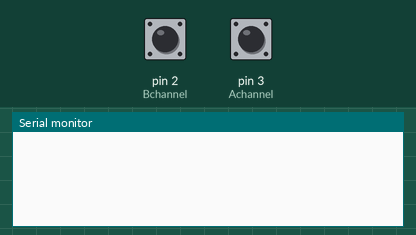
This sketch was run on a simulated Arduino Uno, built with avr-gcc and run on an emulated ATmega328P. Parts: the last lines printed to the serial monitor. The inputs (shaded band) are chosen by the test bench; at power-on: pin 2 (Bchannel) HIGH, pin 3 (Achannel) HIGH.

Above: at 1.2 s.
1.3 s: pin 2 (Bchannel) pulled LOW for 0.15 s
At 2.6 s:
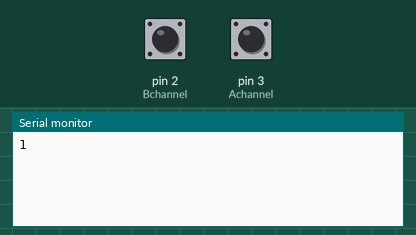
2.9 s: pin 3 (Achannel) pulled LOW for 0.15 s
At 3.9 s:
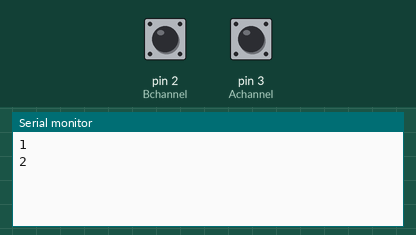
4.5 s: pin 2 (Bchannel) pulled LOW for 1 s
At 6.4 s:
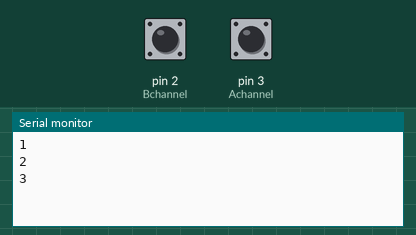
7.0 s: pin 3 (Achannel) pulled LOW for 1 s
At 9.5 s:
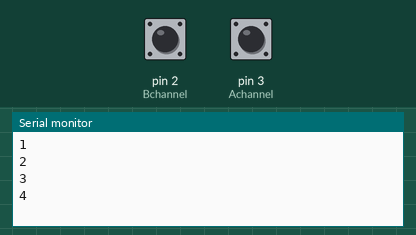
Timing chart, 0 to 10.5 s (numbered marks = the images above; inputs shaded):
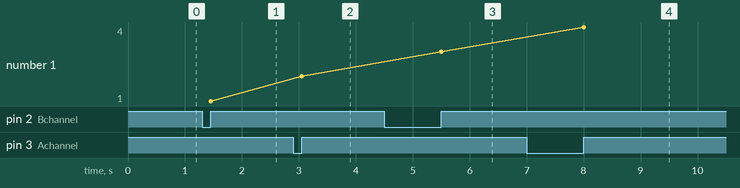

The sketch:

code_test.ino
```cpp
//编码器，利用中断实现（AB通道未实现正反转）

volatile long temp, counter=0;
#define Bchannel 2
#define Achannel 3


void setup() {
  Serial.begin(115200);
  pinMode(Bchannel,INPUT_PULLUP);
  pinMode(Achannel,INPUT_PULLUP);

  attachInterrupt(digitalPinToInterrupt(Bchannel), ai0, RISING);
  attachInterrupt(digitalPinToInterrupt(Achannel), ai1, RISING);
  /*attachInterrupt(digitalPinToInterrupt(Xchannel), ai2, RISING);*/
}

void loop() {
 if (counter!=temp){
    Serial.println(counter);
    temp=counter;
    }
}
void ai0(){
  if (digitalRead(Achannel)==HIGH){
    if(digitalRead(Bchannel!=digitalRead(Achannel))){
         counter--;
      }
       else{
      counter=counter+1;
      }
    }
  }

void ai1(){
  if (digitalRead(Achannel)==HIGH){
    if(digitalRead(Bchannel)==digitalRead(Achannel)){
      counter++;
      }
      else{
        counter--;
        }

    }

  }
```

Measured:
- after the input at 1.3 s, the serial monitor: prints a new line after 0.15 s (image 1)
- after the input at 2.9 s, the serial monitor: prints a new line after 0.15 s (image 2)
- after the input at 4.5 s, the serial monitor: prints a new line after 1.0 s (image 3)
- after the input at 7.0 s, the serial monitor: prints a new line after 1.0 s (image 4)
- plotted number 1: 1 → 2 after the input at 2.9 s, 2 → 3 after the input at 4.5 s, 3 → 4 after the input at 7.0 s
